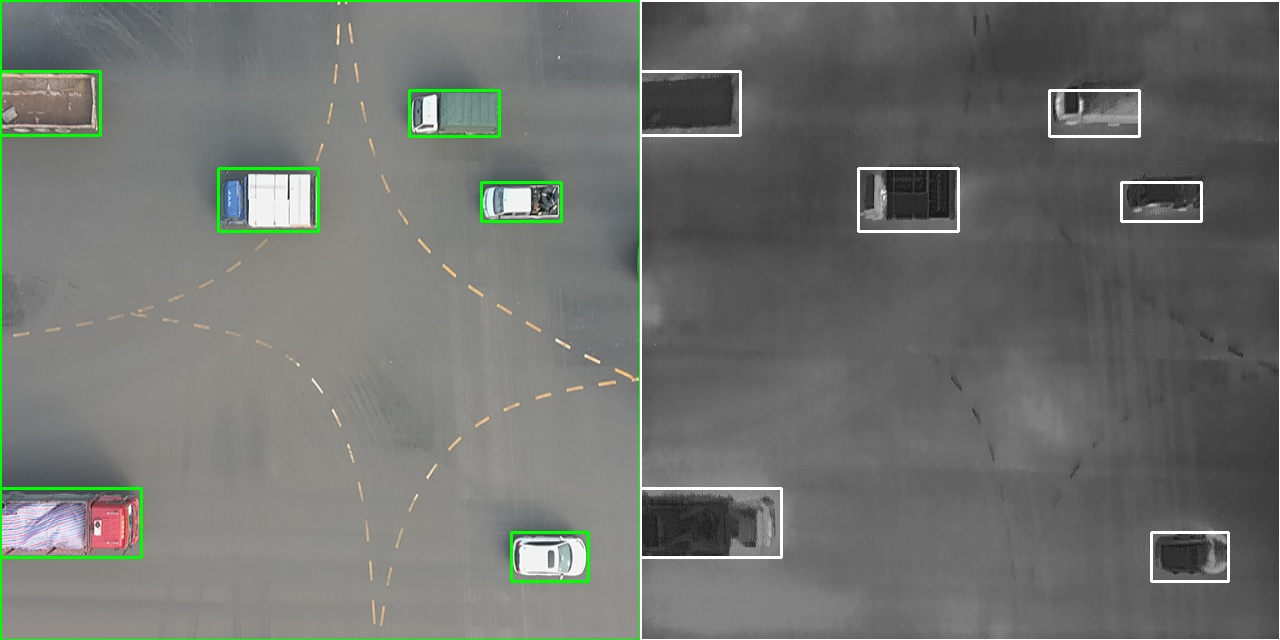
#> input picture audit_sample.jpg, 1280 x 640 px, given in place of VID_EO_34.mp4, which was not available
$ python create_fine_sweep_frame381.py
#> lines starting #> are read from the running program, lines starting #| are printed output that depends on the picture; pictures that were not available may be replaced by others from this repository, and a replacement may not be noted
#!/usr/bin/env python3
"""
Fine Alignment Sweep Video - Frame 381
Center: (15, 61)
Range: +/- 3 pixels
Pattern: Spiral scan for smooth visual verification.
Target Frame: 381
"""
import cv2
import numpy as np
from pathlib import Path

def crop_and_scale(rgb, w_ir, h_ir, scale):
    h_rgb, w_rgb = rgb.shape[:2]
    ir_aspect = w_ir / h_ir
    crop_h = int(h_rgb * scale)
    crop_w = int(crop_h * ir_aspect)
    x = (w_rgb - crop_w) // 2
    y = (h_rgb - crop_h) // 2
    if x < 0 or y < 0: return cv2.resize(rgb, (w_ir, h_ir))
    rgb_crop = rgb[y:y+crop_h, x:x+crop_w]
    return cv2.resize(rgb_crop, (w_ir, h_ir))

def main():
    video_dir = Path("/home/student/Toan/data/VID_EO_36_extracted")
    output_path = Path("/home/student/Toan/results/fine_sweep_frame381.mp4")

    cap_rgb = cv2.VideoCapture(str(video_dir / "VID_EO_34.mp4"))
    cap_ir = cv2.VideoCapture(str(video_dir / "VID_IR_34.mp4"))

    # Target Frame 381
    target_frame = 381
    cap_rgb.set(cv2.CAP_PROP_POS_FRAMES, target_frame)
    ts = cap_rgb.get(cv2.CAP_PROP_POS_MSEC)
    cap_ir.set(cv2.CAP_PROP_POS_MSEC, ts)

    ret, rgb = cap_rgb.read()
#> rgb is the input picture: shape (640, 1280, 3); mean B, G, R 110.6, 114.3, 111.6
    ret2, ir = cap_ir.read()
    if not ret or not ret2:
        print("Error reading frame 381")
        return

    if len(ir.shape)==2: ir_3ch = cv2.cvtColor(ir, cv2.COLOR_GRAY2BGR)
    else: ir_3ch = ir

    h, w = ir_3ch.shape[:2]
#> h = 640; w = 1280

    # Base Scale 0.40
    rgb_base = crop_and_scale(rgb, w, h, 0.40)
#> in crop_and_scale, `rgb_crop = rgb[y:y+crop_h, x:x+crop_w]`:
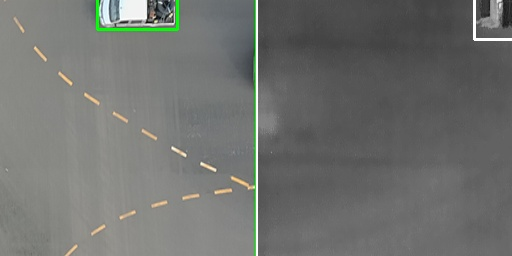
#> rgb_crop: shape (256, 512, 3); mean B, G, R 110.7, 113.5, 111.9

    writer = cv2.VideoWriter(str(output_path), cv2.VideoWriter_fourcc(*'mp4v'),
                            30, (w, h))
    print(f"Generating Fine Sweep Frame 381: {output_path}")

    cx, cy = 15, 61

    # 1. Hold at center
    for _ in range(15):
        # Overlay function
        M = np.float32([[1, 0, cx], [0, 1, cy]])
        rgb_shifted = cv2.warpAffine(rgb_base, M, (w, h))
        overlay = np.zeros_like(rgb_shifted)
        overlay[:,:,0] = rgb_shifted[:,:,0]
        overlay[:,:,1] = rgb_shifted[:,:,1]
        overlay[:,:,2] = ir_3ch[:,:,2]
        cv2.putText(overlay, f"({cx:.2f}, {cy:.2f})", (10, 30), cv2.FONT_HERSHEY_SIMPLEX, 0.8, (255, 255, 255), 2)
        cv2.putText(overlay, "Frame 381 | Scale 0.40", (10, 60), cv2.FONT_HERSHEY_SIMPLEX, 0.8, (255, 255, 255), 2)
        writer.write(overlay)
#> this loop made 15 passes
#> pass 1, in main, `rgb_shifted = cv2.warpAffine(rgb_base, M, (w, h))`:
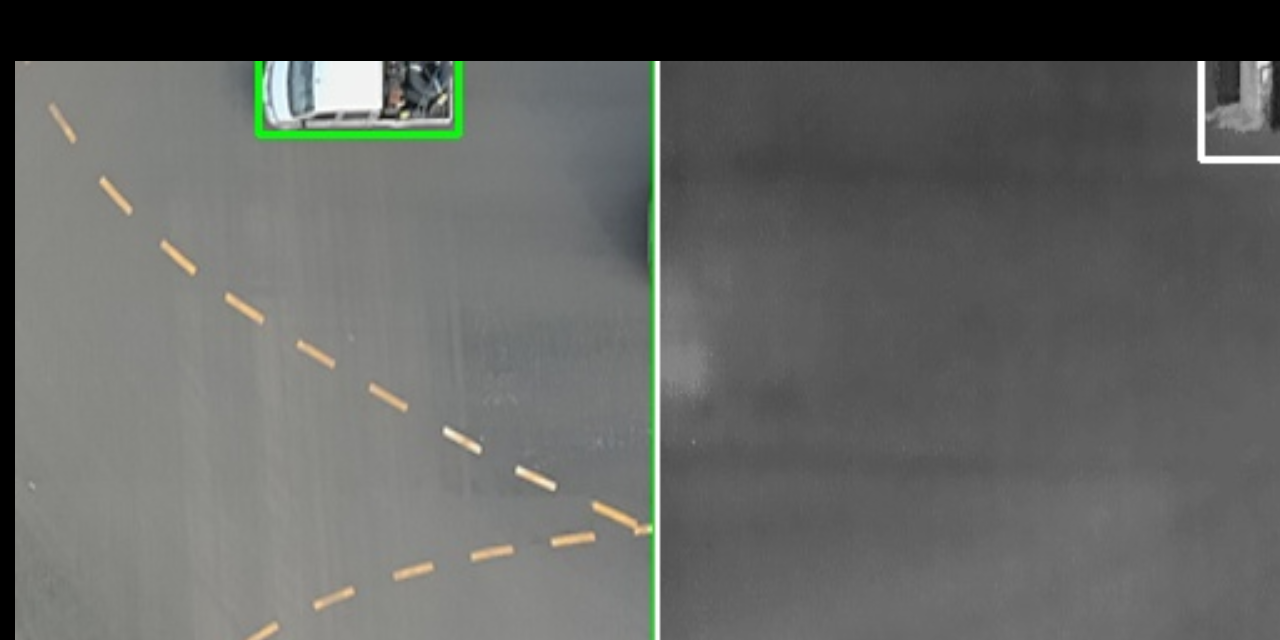
#> rgb_shifted: shape (640, 1280, 3); mean B, G, R 98.1, 100.6, 99
#> after the loop:
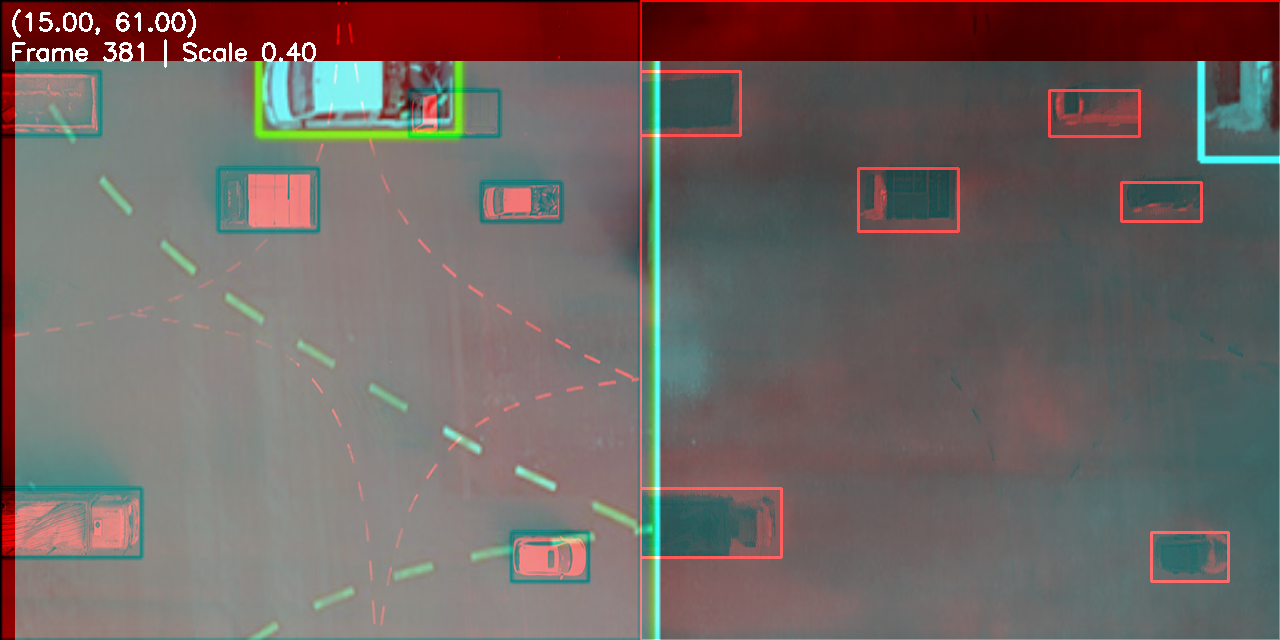
#> overlay: shape (640, 1280, 3); mean B, G, R 99, 101.6, 112.2

    # 2. Spiral out
    max_r = 4.0
    trajectory = []

    for r in np.arange(0, max_r, 0.1):
        theta = r * 3.0 # radians
        dx = cx + r * np.cos(theta)
        dy = cy + r * np.sin(theta)
        trajectory.append((dx, dy))

    # 3. Spiral in
    for r in np.arange(max_r, 0, -0.1):
        theta = r * 3.0
        dx = cx + r * np.cos(theta)
        dy = cy + r * np.sin(theta)
        trajectory.append((dx, dy))

    # 4. Raster scan precise
    for dy in np.arange(cy-2, cy+2.1, 0.5):
        # Scan left-right
        xs = np.arange(cx-2, cx+2.1, 0.2)
        if int(dy*2)%2==1: xs = xs[::-1] # Zigzag
        for dx in xs:
            trajectory.append((dx, dy))

    for dx, dy in trajectory:
        M = np.float32([[1, 0, dx], [0, 1, dy]])
        rgb_shifted = cv2.warpAffine(rgb_base, M, (w, h))

        overlay = np.zeros_like(rgb_shifted)
        overlay[:,:,0] = rgb_shifted[:,:,0]
        overlay[:,:,1] = rgb_shifted[:,:,1]
        overlay[:,:,2] = ir_3ch[:,:,2]

        cv2.putText(overlay, f"({dx:.2f}, {dy:.2f})", (10, 30),
                   cv2.FONT_HERSHEY_SIMPLEX, 0.8, (255, 255, 255), 2)
        cv2.putText(overlay, f"Frame 381 | Scale 0.40", (10, 60),
                   cv2.FONT_HERSHEY_SIMPLEX, 0.8, (255, 255, 255), 2)

        writer.write(overlay)
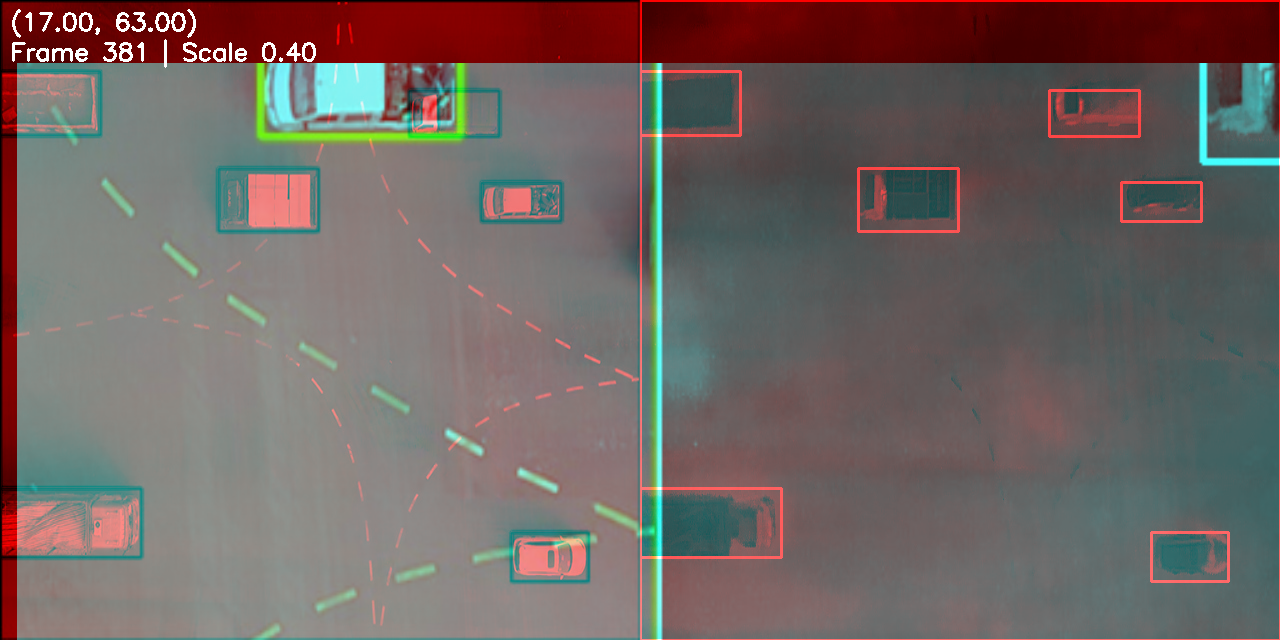
#> overlay: shape (640, 1280, 3); mean B, G, R 98.6, 101.1, 112.2

    writer.release()
    print("Done!")

if __name__ == "__main__":
    main()
